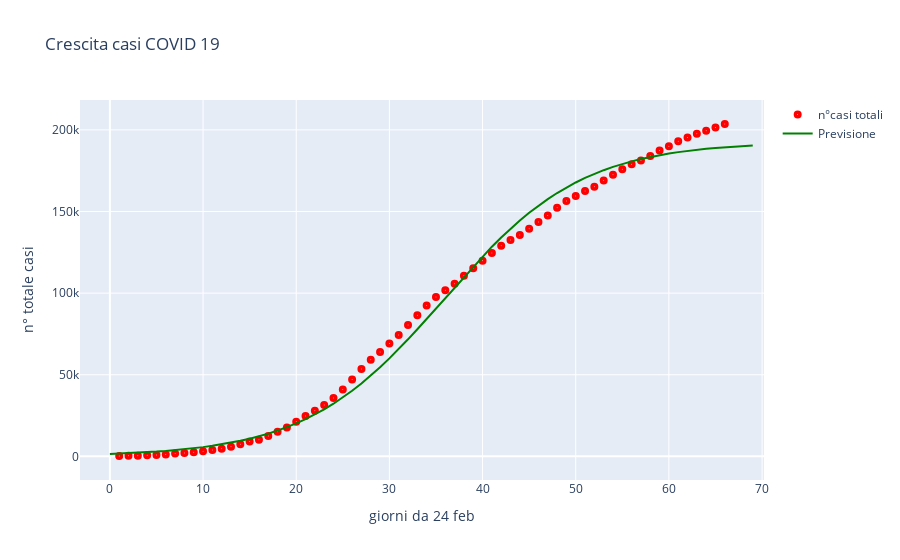

The notebook cell saved with this chart:
### Markdown cell above
### Plot risultati ottenuti

### Code cell
fig=go.Figure()
fig.add_trace(go.Scatter(x=t, y=Nexp, mode='markers',name='n°casi totali', marker=dict(symbol=[200],color='red', size=8)))
fig.add_trace(go.Scatter(x=t1, y=sigma(t1,*popt), mode='lines',name='Previsione',marker_color='green'))
fig.update_layout(title='Crescita casi COVID 19', \
                  xaxis_title='giorni da 24 feb',yaxis_title='n° totale casi')
